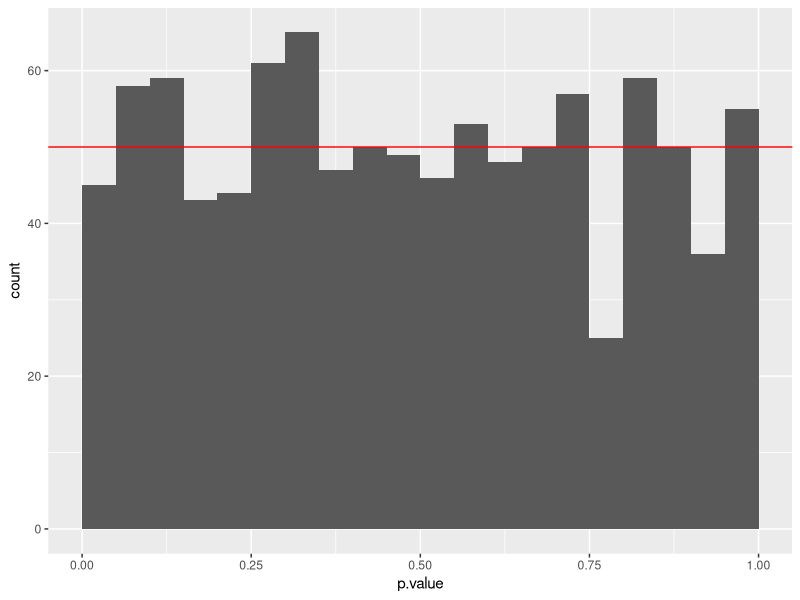
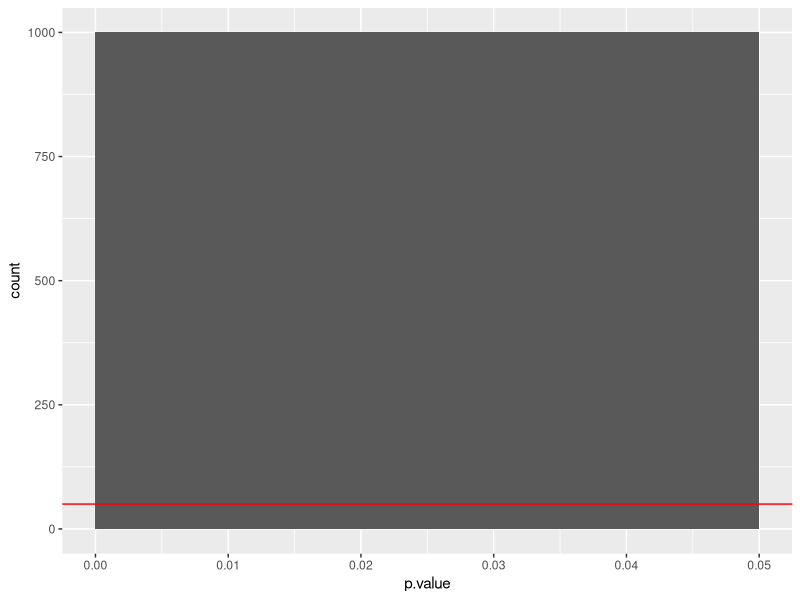
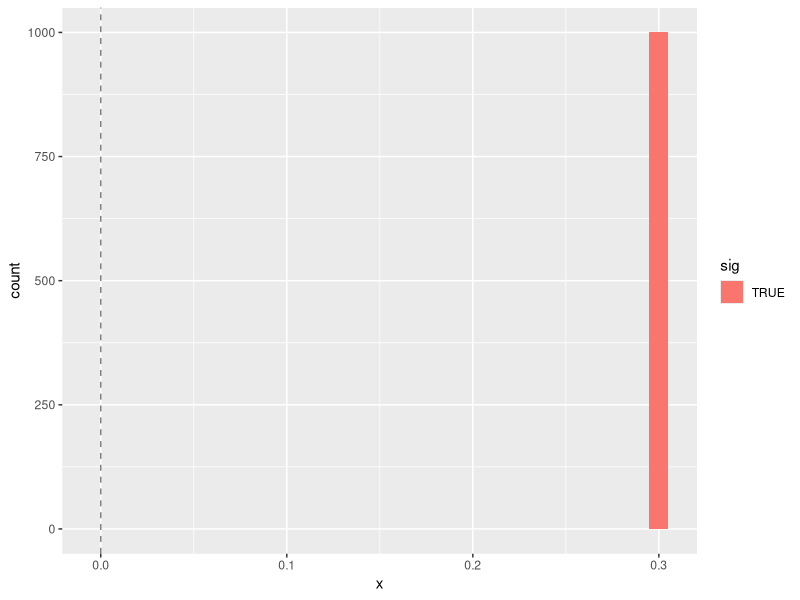

Write the R code that produced these figures, in order.
#### P-VALUE PRACTICAL ####

# NONE OF THIS IS RIGHT

# loading tidyverse
library(tidyverse)

# loading broom
library(broom)

# choosing random numbers
set.seed(42)    # guarantees reproducibility, put in a random number
x <- 1:20
y <- rnorm(20)

# creating a model
mod <- lm(y ~ x)

# performing an anova analyses
anova(mod)
summary(mod)

# p-value is 0.1252
# effect size (r^2) is 0.1256

# this does the same (I think), but with broom
glance(mod)
tidy(mod)

# we want to do this many times
mod1000 <- rerun(.n = 1000, tibble(x = 1:20, y = rnorm(20))) %>%  # n=1000 to run this 1000 times
  map(~ lm(y ~ x, data = .)) %>% 
  map_df(glance) 

nbins <- 20
ggplot(mod1000, aes(x = p.value)) + geom_histogram(binwidth = 1/nbins, center = 1/nbins/2) + geom_hline(yintercept = 1000/nbins, colour = "red")


# finding a small effect
mod1001 <- rerun(.n = 1000, tibble(x = 1:20, y = rnorm(20, x*0.3))) %>% 
  map(~ lm(y ~ x, data = .)) %>% 
  map_df(glance) 

nbins <- 20
ggplot(mod1001, aes(x = p.value)) + geom_histogram(binwidth = 1/nbins, center = 1/nbins/2) + geom_hline(yintercept = 1000/nbins, colour = "red")


mod1001 %>% mutate(sig = p.value < 0.05) %>% 
  ggplot(aes(x = 0.3, fill = sig)) + geom_histogram() + geom_vline(xintercept = 0, colour = "grey50", linetype = "dashed")
